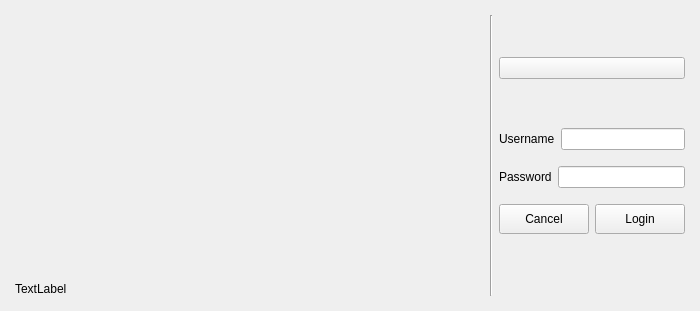
<?xml version="1.0" encoding="UTF-8"?>
<ui version="4.0">
 <class>LoginPage</class>
 <widget class="QWidget" name="LoginPage">
  <property name="windowModality">
   <enum>Qt::WindowModal</enum>
  </property>
  <property name="geometry">
   <rect>
    <x>0</x>
    <y>0</y>
    <width>700</width>
    <height>311</height>
   </rect>
  </property>
  <property name="minimumSize">
   <size>
    <width>300</width>
    <height>289</height>
   </size>
  </property>
  <property name="windowTitle">
   <string>Form</string>
  </property>
  <layout class="QVBoxLayout" name="verticalLayout_2">
   <property name="spacing">
    <number>0</number>
   </property>
   <property name="leftMargin">
    <number>6</number>
   </property>
   <property name="topMargin">
    <number>6</number>
   </property>
   <property name="rightMargin">
    <number>6</number>
   </property>
   <property name="bottomMargin">
    <number>6</number>
   </property>
   <item>
    <widget class="QFrame" name="frame">
     <property name="frameShape">
      <enum>QFrame::NoFrame</enum>
     </property>
     <property name="frameShadow">
      <enum>QFrame::Plain</enum>
     </property>
     <property name="lineWidth">
      <number>0</number>
     </property>
     <property name="midLineWidth">
      <number>0</number>
     </property>
     <layout class="QHBoxLayout" name="horizontalLayout_6">
      <item>
       <layout class="QVBoxLayout" name="verticalLayout_3">
        <item>
         <spacer name="verticalSpacer_5">
          <property name="orientation">
           <enum>Qt::Vertical</enum>
          </property>
          <property name="sizeHint" stdset="0">
           <size>
            <width>20</width>
            <height>40</height>
           </size>
          </property>
         </spacer>
        </item>
        <item>
         <widget class="QLabel" name="versionLabel">
          <property name="text">
           <string>TextLabel</string>
          </property>
         </widget>
        </item>
       </layout>
      </item>
      <item>
       <widget class="QLabel" name="logo">
        <property name="minimumSize">
         <size>
          <width>411</width>
          <height>171</height>
         </size>
        </property>
        <property name="text">
         <string/>
        </property>
       </widget>
      </item>
      <item>
       <widget class="Line" name="line">
        <property name="orientation">
         <enum>Qt::Vertical</enum>
        </property>
       </widget>
      </item>
      <item>
       <layout class="QVBoxLayout" name="verticalLayout">
        <item>
         <spacer name="verticalSpacer_2">
          <property name="orientation">
           <enum>Qt::Vertical</enum>
          </property>
          <property name="sizeHint" stdset="0">
           <size>
            <width>20</width>
            <height>40</height>
           </size>
          </property>
         </spacer>
        </item>
        <item>
         <widget class="QPushButton" name="companyNameLabel">
          <property name="sizePolicy">
           <sizepolicy hsizetype="Minimum" vsizetype="Minimum">
            <horstretch>0</horstretch>
            <verstretch>0</verstretch>
           </sizepolicy>
          </property>
          <property name="text">
           <string/>
          </property>
         </widget>
        </item>
        <item>
         <spacer name="verticalSpacer_6">
          <property name="orientation">
           <enum>Qt::Vertical</enum>
          </property>
          <property name="sizeHint" stdset="0">
           <size>
            <width>20</width>
            <height>40</height>
           </size>
          </property>
         </spacer>
        </item>
        <item>
         <layout class="QHBoxLayout" name="horizontalLayout_4"/>
        </item>
        <item>
         <layout class="QHBoxLayout" name="horizontalLayout_3">
          <item>
           <widget class="QLabel" name="label">
            <property name="text">
             <string>Username</string>
            </property>
           </widget>
          </item>
          <item>
           <widget class="QLineEdit" name="username"/>
          </item>
         </layout>
        </item>
        <item>
         <spacer name="verticalSpacer_3">
          <property name="orientation">
           <enum>Qt::Vertical</enum>
          </property>
          <property name="sizeType">
           <enum>QSizePolicy::Minimum</enum>
          </property>
          <property name="sizeHint" stdset="0">
           <size>
            <width>20</width>
            <height>10</height>
           </size>
          </property>
         </spacer>
        </item>
        <item>
         <layout class="QHBoxLayout" name="horizontalLayout_2">
          <item>
           <widget class="QLabel" name="label_2">
            <property name="text">
             <string>Password</string>
            </property>
           </widget>
          </item>
          <item>
           <widget class="QLineEdit" name="password">
            <property name="echoMode">
             <enum>QLineEdit::Password</enum>
            </property>
           </widget>
          </item>
         </layout>
        </item>
        <item>
         <spacer name="verticalSpacer_4">
          <property name="orientation">
           <enum>Qt::Vertical</enum>
          </property>
          <property name="sizeType">
           <enum>QSizePolicy::Minimum</enum>
          </property>
          <property name="sizeHint" stdset="0">
           <size>
            <width>20</width>
            <height>10</height>
           </size>
          </property>
         </spacer>
        </item>
        <item>
         <layout class="QHBoxLayout" name="horizontalLayout">
          <item>
           <widget class="QPushButton" name="cancel">
            <property name="minimumSize">
             <size>
              <width>0</width>
              <height>30</height>
             </size>
            </property>
            <property name="cursor">
             <cursorShape>PointingHandCursor</cursorShape>
            </property>
            <property name="text">
             <string>Cancel</string>
            </property>
           </widget>
          </item>
          <item>
           <widget class="QPushButton" name="loginButton">
            <property name="minimumSize">
             <size>
              <width>0</width>
              <height>30</height>
             </size>
            </property>
            <property name="cursor">
             <cursorShape>PointingHandCursor</cursorShape>
            </property>
            <property name="text">
             <string>Login</string>
            </property>
           </widget>
          </item>
         </layout>
        </item>
        <item>
         <widget class="QLabel" name="msg">
          <property name="text">
           <string/>
          </property>
         </widget>
        </item>
        <item>
         <spacer name="verticalSpacer">
          <property name="orientation">
           <enum>Qt::Vertical</enum>
          </property>
          <property name="sizeHint" stdset="0">
           <size>
            <width>20</width>
            <height>40</height>
           </size>
          </property>
         </spacer>
        </item>
        <item>
         <layout class="QHBoxLayout" name="msgLay"/>
        </item>
       </layout>
      </item>
     </layout>
    </widget>
   </item>
  </layout>
 </widget>
 <tabstops>
  <tabstop>username</tabstop>
  <tabstop>password</tabstop>
  <tabstop>loginButton</tabstop>
  <tabstop>cancel</tabstop>
 </tabstops>
 <resources/>
 <connections/>
</ui>
